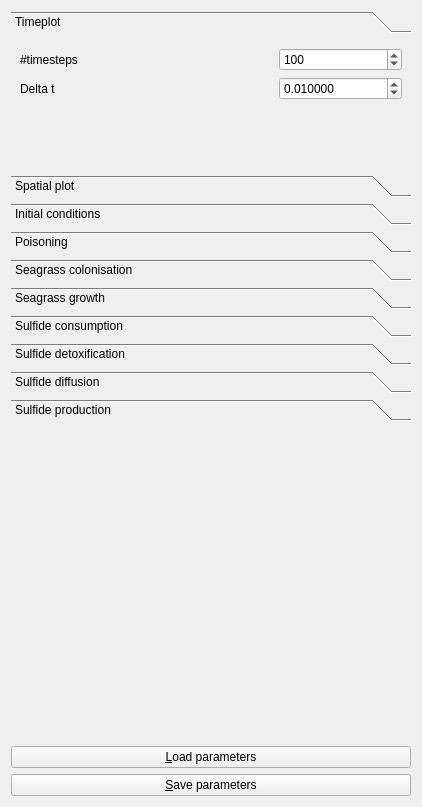
<?xml version="1.0" encoding="UTF-8"?>
<ui version="4.0">
 <class>QtMutualismBreakdownerParametersWidget</class>
 <widget class="QWidget" name="QtMutualismBreakdownerParametersWidget">
  <property name="geometry">
   <rect>
    <x>0</x>
    <y>0</y>
    <width>418</width>
    <height>807</height>
   </rect>
  </property>
  <property name="windowTitle">
   <string>Form</string>
  </property>
  <layout class="QGridLayout" name="gridLayout_4">
   <item row="2" column="0" colspan="2">
    <widget class="QToolBox" name="toolBox">
     <property name="minimumSize">
      <size>
       <width>400</width>
       <height>0</height>
      </size>
     </property>
     <property name="currentIndex">
      <number>0</number>
     </property>
     <widget class="QWidget" name="page_timeplot">
      <property name="geometry">
       <rect>
        <x>0</x>
        <y>0</y>
        <width>400</width>
        <height>292</height>
       </rect>
      </property>
      <attribute name="label">
       <string>Timeplot</string>
      </attribute>
      <layout class="QGridLayout" name="gridLayout_9">
       <item row="0" column="0">
        <widget class="QLabel" name="label_n_timesteps">
         <property name="text">
          <string>#timesteps</string>
         </property>
        </widget>
       </item>
       <item row="1" column="2">
        <widget class="QDoubleSpinBox" name="box_timeplot_delta_t">
         <property name="decimals">
          <number>6</number>
         </property>
         <property name="minimum">
          <double>0.000000000000000</double>
         </property>
         <property name="maximum">
          <double>1.000000000000000</double>
         </property>
         <property name="singleStep">
          <double>0.001000000000000</double>
         </property>
         <property name="value">
          <double>0.010000000000000</double>
         </property>
        </widget>
       </item>
       <item row="1" column="0">
        <widget class="QLabel" name="label_timeplot_delta_t">
         <property name="text">
          <string>Delta t</string>
         </property>
        </widget>
       </item>
       <item row="3" column="0" colspan="3">
        <widget class="QLabel" name="image_timeplot">
         <property name="text">
          <string/>
         </property>
         <property name="pixmap">
          <pixmap resource="MutualismBreakdowner.qrc">:/images/Time.jpg</pixmap>
         </property>
         <property name="alignment">
          <set>Qt::AlignCenter</set>
         </property>
        </widget>
       </item>
       <item row="0" column="2">
        <widget class="QSpinBox" name="box_n_timesteps">
         <property name="maximum">
          <number>1000000000</number>
         </property>
         <property name="value">
          <number>100</number>
         </property>
        </widget>
       </item>
       <item row="2" column="0">
        <spacer name="verticalSpacer_3">
         <property name="orientation">
          <enum>Qt::Vertical</enum>
         </property>
         <property name="sizeHint" stdset="0">
          <size>
           <width>20</width>
           <height>40</height>
          </size>
         </property>
        </spacer>
       </item>
      </layout>
     </widget>
     <widget class="QWidget" name="page_spatial_plot">
      <property name="geometry">
       <rect>
        <x>0</x>
        <y>0</y>
        <width>385</width>
        <height>256</height>
       </rect>
      </property>
      <attribute name="label">
       <string>Spatial plot</string>
      </attribute>
      <layout class="QGridLayout" name="gridLayout_10">
       <item row="2" column="1">
        <widget class="QSpinBox" name="box_spatial_width">
         <property name="minimum">
          <number>1</number>
         </property>
         <property name="maximum">
          <number>10000</number>
         </property>
         <property name="value">
          <number>10</number>
         </property>
        </widget>
       </item>
       <item row="6" column="0" colspan="2">
        <widget class="QLabel" name="image_spatial">
         <property name="text">
          <string/>
         </property>
         <property name="pixmap">
          <pixmap resource="MutualismBreakdowner.qrc">:/images/Grid.jpg</pixmap>
         </property>
         <property name="alignment">
          <set>Qt::AlignCenter</set>
         </property>
        </widget>
       </item>
       <item row="0" column="0">
        <widget class="QLabel" name="label_spatial_delta_t">
         <property name="text">
          <string>Delta t</string>
         </property>
        </widget>
       </item>
       <item row="0" column="1">
        <widget class="QDoubleSpinBox" name="box_spatial_delta_t">
         <property name="decimals">
          <number>6</number>
         </property>
         <property name="minimum">
          <double>0.000000000000000</double>
         </property>
         <property name="maximum">
          <double>1.000000000000000</double>
         </property>
         <property name="singleStep">
          <double>0.001000000000000</double>
         </property>
         <property name="value">
          <double>0.010000000000000</double>
         </property>
        </widget>
       </item>
       <item row="2" column="0">
        <widget class="QLabel" name="label_spatial_width">
         <property name="text">
          <string>Width</string>
         </property>
        </widget>
       </item>
       <item row="4" column="0">
        <spacer name="verticalSpacer_4">
         <property name="orientation">
          <enum>Qt::Vertical</enum>
         </property>
         <property name="sizeHint" stdset="0">
          <size>
           <width>20</width>
           <height>40</height>
          </size>
         </property>
        </spacer>
       </item>
       <item row="1" column="0">
        <widget class="QLabel" name="label_spatial_height">
         <property name="text">
          <string>Height</string>
         </property>
        </widget>
       </item>
       <item row="1" column="1">
        <widget class="QSpinBox" name="box_spatial_height">
         <property name="minimum">
          <number>1</number>
         </property>
         <property name="maximum">
          <number>10000</number>
         </property>
         <property name="value">
          <number>10</number>
         </property>
        </widget>
       </item>
      </layout>
     </widget>
     <widget class="QWidget" name="page_initial_conditions">
      <property name="geometry">
       <rect>
        <x>0</x>
        <y>0</y>
        <width>299</width>
        <height>140</height>
       </rect>
      </property>
      <attribute name="label">
       <string>Initial conditions</string>
      </attribute>
      <layout class="QGridLayout" name="gridLayout_8">
       <item row="0" column="1">
        <widget class="QDoubleSpinBox" name="box_initial_loripes_density">
         <property name="decimals">
          <number>4</number>
         </property>
         <property name="maximum">
          <double>1000000.000000000000000</double>
         </property>
         <property name="singleStep">
          <double>0.100000000000000</double>
         </property>
         <property name="value">
          <double>0.100000000000000</double>
         </property>
        </widget>
       </item>
       <item row="2" column="0">
        <widget class="QLabel" name="label_initial_seagrass_concentration">
         <property name="text">
          <string>Sulfide concentration</string>
         </property>
        </widget>
       </item>
       <item row="1" column="0">
        <widget class="QLabel" name="label_initial_seagrass_density">
         <property name="text">
          <string>Seagrass density</string>
         </property>
        </widget>
       </item>
       <item row="2" column="1">
        <widget class="QDoubleSpinBox" name="box_initial_sulfide_concentration">
         <property name="decimals">
          <number>4</number>
         </property>
         <property name="maximum">
          <double>1000000.000000000000000</double>
         </property>
         <property name="singleStep">
          <double>0.100000000000000</double>
         </property>
         <property name="value">
          <double>0.100000000000000</double>
         </property>
        </widget>
       </item>
       <item row="0" column="0">
        <widget class="QLabel" name="label_initial_loripes_density">
         <property name="text">
          <string>Loripes density</string>
         </property>
        </widget>
       </item>
       <item row="1" column="1">
        <widget class="QDoubleSpinBox" name="box_initial_seagrass_density">
         <property name="decimals">
          <number>4</number>
         </property>
         <property name="maximum">
          <double>1000000.000000000000000</double>
         </property>
         <property name="singleStep">
          <double>0.100000000000000</double>
         </property>
         <property name="value">
          <double>0.100000000000000</double>
         </property>
        </widget>
       </item>
       <item row="4" column="0" colspan="2">
        <widget class="QLabel" name="image_initial_conditions">
         <property name="text">
          <string/>
         </property>
         <property name="pixmap">
          <pixmap resource="MutualismBreakdowner.qrc">:/images/PrimordialSoup.png</pixmap>
         </property>
         <property name="alignment">
          <set>Qt::AlignCenter</set>
         </property>
        </widget>
       </item>
       <item row="3" column="0">
        <spacer name="verticalSpacer">
         <property name="orientation">
          <enum>Qt::Vertical</enum>
         </property>
         <property name="sizeHint" stdset="0">
          <size>
           <width>20</width>
           <height>40</height>
          </size>
         </property>
        </spacer>
       </item>
      </layout>
     </widget>
     <widget class="QWidget" name="page_poisoning">
      <property name="geometry">
       <rect>
        <x>0</x>
        <y>0</y>
        <width>98</width>
        <height>28</height>
       </rect>
      </property>
      <attribute name="label">
       <string>Poisoning</string>
      </attribute>
      <layout class="QGridLayout" name="gridLayout_2"/>
     </widget>
     <widget class="QWidget" name="page_seagrass_colonisation">
      <attribute name="label">
       <string>Seagrass colonisation</string>
      </attribute>
      <layout class="QGridLayout" name="gridLayout_11"/>
     </widget>
     <widget class="QWidget" name="page_seagrass_growth">
      <property name="geometry">
       <rect>
        <x>0</x>
        <y>0</y>
        <width>400</width>
        <height>79</height>
       </rect>
      </property>
      <attribute name="label">
       <string>Seagrass growth</string>
      </attribute>
      <layout class="QGridLayout" name="gridLayout_5"/>
     </widget>
     <widget class="QWidget" name="page_sulfide_consumption">
      <property name="geometry">
       <rect>
        <x>0</x>
        <y>0</y>
        <width>98</width>
        <height>28</height>
       </rect>
      </property>
      <attribute name="label">
       <string>Sulfide consumption</string>
      </attribute>
      <layout class="QGridLayout" name="gridLayout_7"/>
     </widget>
     <widget class="QWidget" name="page_sulfide_detoxification">
      <property name="geometry">
       <rect>
        <x>0</x>
        <y>0</y>
        <width>98</width>
        <height>28</height>
       </rect>
      </property>
      <attribute name="label">
       <string>Sulfide detoxification</string>
      </attribute>
      <layout class="QGridLayout" name="gridLayout_6"/>
     </widget>
     <widget class="QWidget" name="page_sulfide_diffusion">
      <property name="geometry">
       <rect>
        <x>0</x>
        <y>0</y>
        <width>98</width>
        <height>28</height>
       </rect>
      </property>
      <attribute name="label">
       <string>Sulfide diffusion</string>
      </attribute>
      <layout class="QGridLayout" name="gridLayout"/>
     </widget>
     <widget class="QWidget" name="page_sulfide_production">
      <property name="geometry">
       <rect>
        <x>0</x>
        <y>0</y>
        <width>98</width>
        <height>28</height>
       </rect>
      </property>
      <attribute name="label">
       <string>Sulfide production</string>
      </attribute>
      <layout class="QGridLayout" name="gridLayout_3"/>
     </widget>
    </widget>
   </item>
   <item row="5" column="0" colspan="2">
    <widget class="QPushButton" name="button_save">
     <property name="text">
      <string>&amp;Save parameters</string>
     </property>
    </widget>
   </item>
   <item row="4" column="0" colspan="2">
    <widget class="QPushButton" name="button_load">
     <property name="text">
      <string>&amp;Load parameters</string>
     </property>
    </widget>
   </item>
   <item row="3" column="0">
    <spacer name="verticalSpacer_2">
     <property name="orientation">
      <enum>Qt::Vertical</enum>
     </property>
     <property name="sizeHint" stdset="0">
      <size>
       <width>20</width>
       <height>40</height>
      </size>
     </property>
    </spacer>
   </item>
  </layout>
 </widget>
 <tabstops>
  <tabstop>button_load</tabstop>
  <tabstop>button_save</tabstop>
 </tabstops>
 <resources>
  <include location="MutualismBreakdowner.qrc"/>
 </resources>
 <connections/>
</ui>
